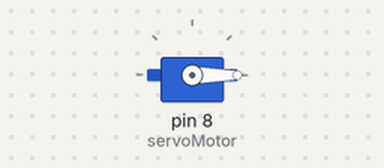
The sketch below on a simulated Arduino Uno, built with avr-gcc and run on an emulated ATmega328P. Parts: servo.

Above: at 0.05 s.
At 6.0 s:
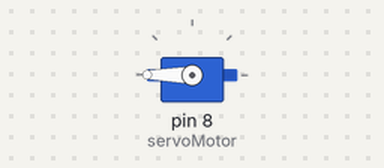
Timing chart, 0 to 7.8 s (numbered marks = the images above):
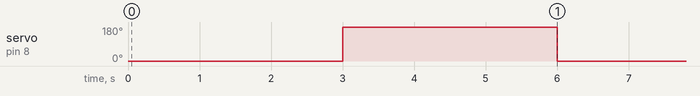

Measured:
- by itself, servo on pin 8 (servoMotor): alternates 180° for 3.0 s and 0° for 3.0 s

The sketch:

Funcionamiento_Servomotor.ino
```cpp
// Incluímos la librería para poder controlar el servo
#include <Servo.h>

// Declaramos la variable para controlar el servo
Servo servoMotor;

void setup() {
  // Iniciamos el monitor serie para mostrar el resultado
  Serial.begin(9600);

  // Iniciamos el servo para que empiece a trabajar con el pin 9
  servoMotor.attach(8);
}

void loop() {

  // Desplazamos a la posición 0º
  servoMotor.write(0);
  // Esperamos 1 segundo
  delay(3000);


  // Desplazamos a la posición 180º
  servoMotor.write(180);
  // Esperamos 1 segundo
  delay(3000);
}
```
